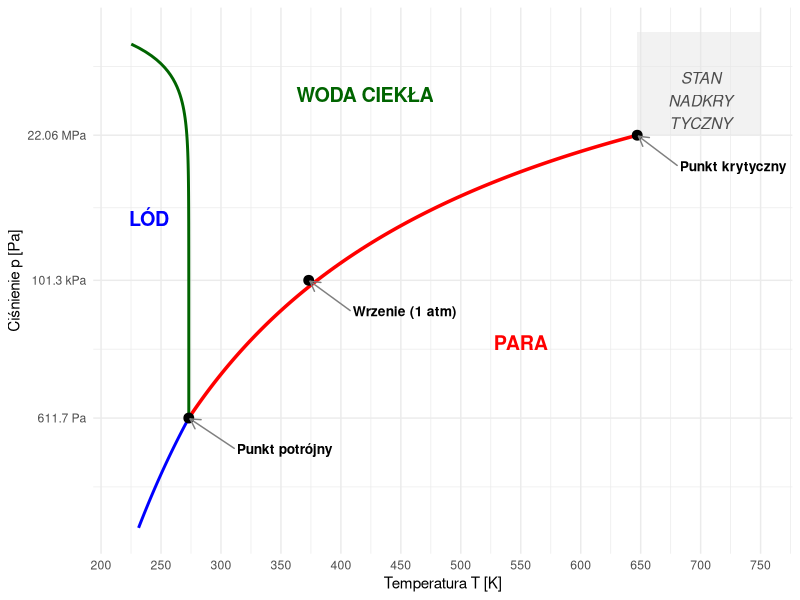
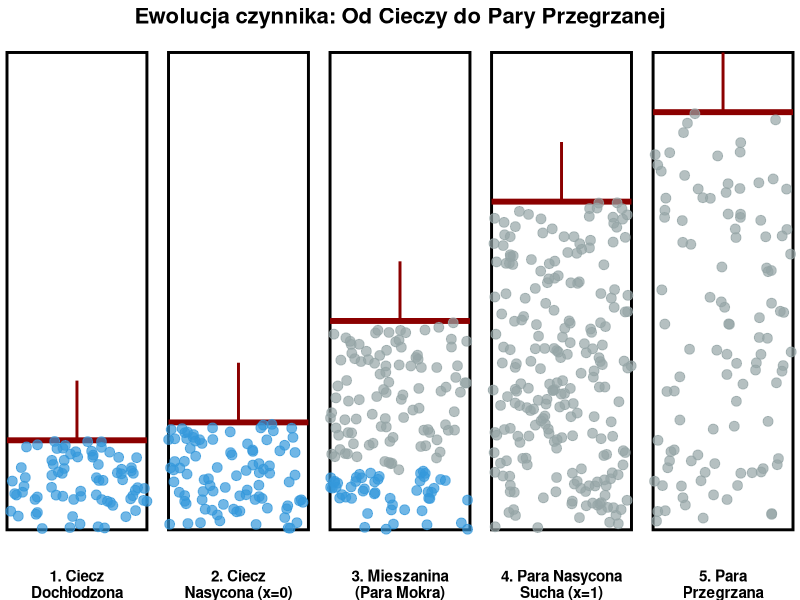
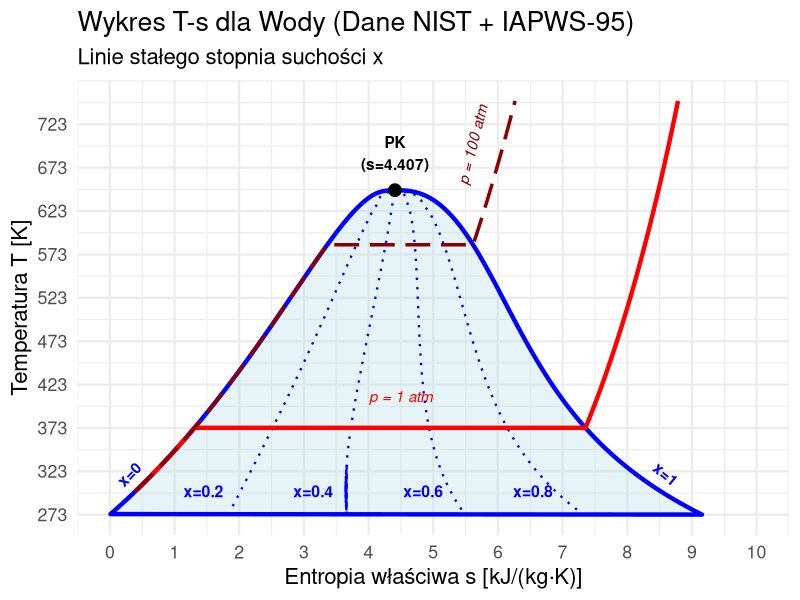

These figures' R source, in order:
## ---- chunk 1
#| echo: false
#| warning: false
#| message: false
library(ggplot2)
theme_set(theme_minimal(base_size = 18))
## ---- chunk 2
#| echo: false
#| warning: false
#| fig-width: 6
#| fig-height: 6
#| fig-align: center
library(ggplot2)
library(ggrepel)
# 1. Stałe termodynamiczne (SI)
T_tp <- 273.16        # K
P_tp <- 611.657       # Pa
T_c  <- 647.10        # K
P_c  <- 22.064e6      # Pa
P_atm <- 101325       # Pa
# 2. Funkcje krzywych (fizycznie spójne)

# Parowanie: ln(P/P_tp) = A * (1 - T_tp/T)
A_vap <- log(P_c / P_tp) / (1 - T_tp / T_c)
p_vap <- function(temp) P_tp * exp(A_vap * (1 - T_tp / temp))
# Sublimacja
A_sub <- 22.5 
p_sub <- function(temp) P_tp * exp(A_sub * (1 - T_tp / temp))

# Topnienie (anomalia: dT/dp < 0)
t_melt <- function(pres) T_tp - (7.4e-8 * (pres - P_tp))
# 3. Generowanie danych
df_vap  <- data.frame(T = seq(T_tp, T_c, length.out = 200))
df_vap$P <- p_vap(df_vap$T)
df_sub  <- data.frame(T = seq(220, T_tp, length.out = 100))
df_sub$P <- p_sub(df_sub$T)
p_m_seq <- exp(seq(log(P_tp), log(1e9), length.out = 100))
df_melt <- data.frame(T = t_melt(p_m_seq), P = p_m_seq)
# Punkty charakterystyczne
points <- data.frame(
  T = c(T_tp, T_c, 373.15),
  P = c(P_tp, P_c, P_atm),
  label = c("Punkt potrójny", "Punkt krytyczny", "Wrzenie (1 atm)")
)
 
# 4. Wykres
ggplot() +
  # Obszar nadkrytyczny (tło)
  annotate("rect", xmin = T_c, xmax = 750, ymin = P_c, ymax = 1e9, fill = "grey90", alpha = 0.5) +
  # Linie fazowe
  geom_line(data = df_sub, aes(x = T, y = P), color = "blue", size = 1) +
  geom_line(data = df_vap, aes(x = T, y = P), color = "red", size = 1.2) +
  geom_line(data = df_melt, aes(x = T, y = P), color = "darkgreen", size = 1) +
  # Punkty
  geom_point(data = points, aes(x = T, y = P), size = 3) +
  # Etykiety punktów (W dół i w lewo)
  geom_text_repel(data = points, aes(x = T, y = P, label = label),
                  nudge_x = 80, # Przesunięcie w prawo [K]
                  nudge_y = -0.5, # Przesunięcie w dół (w skali log10)
                  segment.color = "grey50",
                  arrow = arrow(length = unit(0.02, "npc")),
                  fontface = "bold", size = 3.5) +
  # Napisy obszarów (odsunięte od linii)
  annotate("text", x = 240, y = 1e6, label = "LÓD", size = 5, fontface = "bold", color = "blue") +
  annotate("text", x = 420, y = 1e8, label = "WODA CIEKŁA", size = 5, fontface = "bold", color = "darkgreen") +
  annotate("text", x = 550, y = 1e4, label = "PARA", size = 5, fontface = "bold", color = "red") +
  # FLUID NADKRYTYCZNY (tylko w dół względem poprzedniej pozycji)
  annotate("text", x = 700, y = 8e7, label = "STAN\nNADKRY\nTYCZNY", 
           fontface = "italic", color = "grey30", size = 4) +
  # Konfiguracja osi
  scale_y_log10(limits = c(10, 1e9), 
                breaks = c(P_tp, 101325, P_c),
                labels = c("611.7 Pa", "101.3 kPa", "22.06 MPa")) +
  scale_x_continuous(limits = c(220, 750), breaks = seq(200, 800, 50)) +
  labs(
       x = "Temperatura T [K]", y = "Ciśnienie p [Pa]") +
  theme_minimal() +
  theme(plot.title = element_text(face = "bold", size = 14))
## ---- chunk 3
#| fig-align: center
#| fig-height: 4
#| fig-width: 10
#| echo: false
#| warning: false

library(ggplot2)
library(dplyr)

# Tworzenie danych dla 5 stanów
states <- data.frame(
  State = factor(c("1. Ciecz\nDochłodzona", "2. Ciecz\nNasycona (x=0)", 
                   "3. Mieszanina\n(Para Mokra)", "4. Para Nasycona\nSucha (x=1)", 
                   "5. Para\nPrzegrzana"),
                 levels = c("1. Ciecz\nDochłodzona", "2. Ciecz\nNasycona (x=0)", 
                            "3. Mieszanina\n(Para Mokra)", "4. Para Nasycona\nSucha (x=1)", 
                            "5. Para\nPrzegrzana")),
  Piston_Height = c(1.5, 1.8, 3.5, 5.5, 7.0), # Wysokość tłoka
  Water_Level = c(1.5, 1.8, 1.0, 0, 0)        # Poziom cieczy
)

# Funkcja generująca cząsteczki (kropki) dla każdego stanu
generate_particles <- function(state_idx, n=50) {
  state_name <- levels(states$State)[state_idx]
  h_piston <- states$Piston_Height[state_idx]
  h_water <- states$Water_Level[state_idx]
  
  points <- data.frame()
  
  # Cząsteczki Wody (Niebieskie, gęsto upakowane na dole)
  if (h_water > 0) {
    water_pts <- data.frame(
      x = runif(n * h_water, 0, 1),
      y = runif(n * h_water, 0, h_water),
      type = "Ciecz",
      State = state_name
    )
    points <- rbind(points, water_pts)
  }
  
  # Cząsteczki Pary (Szare, rzadkie, powyżej wody)
  if (h_piston > h_water) {
    # Im wyższy stan, tym rzadsze cząsteczki (rozszerzalność)
    density_factor <- if(state_idx == 5) 0.3 else 0.8 
    
    vapor_pts <- data.frame(
      x = runif(n * (h_piston - h_water) * density_factor, 0, 1),
      y = runif(n * (h_piston - h_water) * density_factor, h_water, h_piston),
      type = "Para",
      State = state_name
    )
    points <- rbind(points, vapor_pts)
  }
  return(points)
}

all_particles <- do.call(rbind, lapply(1:5, generate_particles))

# Rysowanie
ggplot() +
  # --- ŚCIANKI CYLINDRA ---
  geom_rect(data = states, aes(xmin = 0, xmax = 1, ymin = 0, ymax = 8), 
            fill = NA, color = "black", size = 1) +
  
  # --- TŁOK (Linia pozioma) ---
  geom_segment(data = states, aes(x = 0, xend = 1, y = Piston_Height, yend = Piston_Height),
               size = 2, color = "darkred") +
  # Trzpień tłoka
  geom_segment(data = states, aes(x = 0.5, xend = 0.5, y = Piston_Height, yend = Piston_Height + 1),
               size = 1, color = "darkred") +
  
  # --- CZĄSTECZKI ---
  geom_point(data = all_particles, aes(x = x, y = y, color = type), size = 3, alpha = 0.7) +
  
  # --- FORMATOWANIE ---
  facet_wrap(~State, nrow = 1, strip.position = "bottom") +
  scale_color_manual(values = c("Ciecz" = "#3498db", "Para" = "#95a5a6")) +
  theme_void() +
  theme(
    strip.text = element_text(size = 11, face = "bold", margin = margin(t = 10)),
    legend.position = "none",
    plot.title = element_text(hjust = 0.5, face = "bold", size = 16)
  ) +
  labs(title = "Ewolucja czynnika: Od Cieczy do Pary Przegrzanej")
## ---- chunk 4
#| label: steam-dome
#| echo: false
#| fig-width: 12
#| fig-height: 9

library(ggplot2)

# Poprawne dane NIST (T [K], s_l, s_v)
# Tc = 647.1 K, sc = 4.412 kJ/kgK
nist_dense <- data.frame(
    T = c(
        0.01, 10.01, 20.01, 30.01, 40.01, 50.01, 60.01, 70.01, 80.01, 90.01, 100.01, 110.01,
        120.01, 130.01, 140.01, 150.01, 160.01, 170.01, 180.01, 190.01, 200.01, 210.01, 220.01,
        230.01, 240.01, 250.01, 260.01, 270.01, 280.01, 290.01, 300.01, 310.01, 320.01, 330.01,
        340.01, 350.01, 360.01, 370.01, 373.946
    ) + 273.15,
    s_l = c(
        -2.95E-13,
        0.15123,
        0.29663,
        0.43689,
        0.57254,
        0.70394,
        0.83142,
        0.95525,
        1.0757,
        1.193,
        1.3073,
        1.4189,
        1.528,
        1.6348,
        1.7393,
        1.8419,
        1.9427,
        2.0418,
        2.1393,
        2.2356,
        2.3306,
        2.4246,
        2.5178,
        2.6102,
        2.7021,
        2.7936,
        2.885,
        2.9766,
        3.0686,
        3.1613,
        3.2553,
        3.3511,
        3.4495,
        3.5519,
        3.6602,
        3.7785,
        3.9168,
        4.1114,
        4.407
    ),
    s_v = c(
        9.1555,
        8.8995,
        8.6658,
        8.4518,
        8.2554,
        8.0747,
        7.908,
        7.7539,
        7.6109,
        7.478,
        7.354,
        7.238,
        7.129,
        7.0263,
        6.9292,
        6.837,
        6.749,
        6.6649,
        6.584,
        6.5058,
        6.4301,
        6.3562,
        6.2839,
        6.2127,
        6.1422,
        6.072,
        6.0015,
        5.9303,
        5.8578,
        5.7833,
        5.7058,
        5.6243,
        5.5371,
        5.4421,
        5.3355,
        5.2109,
        5.0534,
        4.8008,
        4.407
    )
)

# Punkt Krytyczny
Tc <- 647.096
sc <- 4.407

# --- KOREKTA "UGIĘCIA" WIERZCHOŁKA ---
df_all <- data.frame(
    s = c(nist_dense$s_l, rev(nist_dense$s_v)),
    T = c(nist_dense$T, rev(nist_dense$T))
)
df_all <- df_all[order(df_all$s), ]

# Interpolacja splajnem T(s)
spline_dome <- spline(df_all$s, df_all$T, n = 1000)
df_dome <- data.frame(s = spline_dome$x, T = spline_dome$y)
df_dome$T[df_dome$T > Tc] <- Tc

# --- LINIE SUCHOSCI (x = 0.2, 0.4, 0.6, 0.8) ---
qualities <- c(0.2, 0.4, 0.6, 0.8)
df_quality_lines <- data.frame()
df_quality_labels <- data.frame()

for (x_val in qualities) {
    # Obliczamy s_x dla każdej temperatury z danych nist_dense
    s_x_vals <- nist_dense$s_l + x_val * (nist_dense$s_v - nist_dense$s_l)

    # Interpolacja gładka dla linii x
    spline_x <- spline(nist_dense$T, s_x_vals, xout = seq(min(nist_dense$T), Tc, length.out = 200))

    tmp_df <- data.frame(
        T = spline_x$x,
        s = spline_x$y,
        label = paste0("x=", x_val)
    )
    df_quality_lines <- rbind(df_quality_lines, tmp_df)

    # Pozycja etykiety (tuż nad osią s, np. T=290K)
    T_lbl <- 290
    s_lbl <- approx(nist_dense$T, s_x_vals, xout = T_lbl)$y

    df_quality_labels <- rbind(df_quality_labels, data.frame(
        x = s_lbl,
        y = T_lbl + 10, # Lekko nad punktem
        label = paste0("x=", x_val)
    ))
}


# --- Izobara 1 bar ---
spline_liq_T <- spline(nist_dense$T, nist_dense$s_l, xout = seq(300, 373.15, length.out = 50))
iso_1_liq <- data.frame(T = spline_liq_T$x, s = spline_liq_T$y)
iso_1_sat <- data.frame(T = c(373.15, 373.15), s = c(1.307, 7.354))
T_sup <- seq(373.15, 750, length.out = 50)
iso_1_sup <- data.frame(T = T_sup, s = 7.354 + 2.05 * log(T_sup / 373.15))
df_iso_1 <- rbind(iso_1_liq, iso_1_sat, iso_1_sup)

# --- Izobara 100 bar ---
T_sat_100 <- 584.15
sl_100 <- approx(nist_dense$T, nist_dense$s_l, xout = T_sat_100)$y
sv_100 <- approx(nist_dense$T, nist_dense$s_v, xout = T_sat_100)$y

iso_100_liq <- data.frame(T = seq(300, T_sat_100, length.out = 100))
iso_100_liq$s <- approx(df_all$T[df_all$s < sc], df_all$s[df_all$s < sc], xout = iso_100_liq$T)$y

iso_100_sat <- data.frame(T = c(T_sat_100, T_sat_100), s = c(sl_100, sv_100))
T_sup_100 <- seq(T_sat_100, 750, length.out = 50)
iso_100_sup <- data.frame(T = T_sup_100, s = sv_100 + 2.6 * log(T_sup_100 / T_sat_100))
df_iso_100 <- rbind(iso_100_liq, iso_100_sat, iso_100_sup)

ggplot() +
    # Wielokąt Kopuły
    geom_polygon(data = df_dome, aes(x = s, y = T), fill = "lightblue", alpha = 0.3, color = "blue", size = 1.5) +

    # Linie suchości
    geom_line(data = df_quality_lines, aes(x = s, y = T, group = label), color = "blue", linetype = "dotted", size = 0.8) +
    # Etykiety x (przy osi)
    geom_text(data = df_quality_labels, aes(x = x - 0.5, y = y, label = label), color = "blue", size = 4, fontface = "bold") +

    # Izobary
    geom_line(data = df_iso_1, aes(x = s, y = T), color = "red", size = 1.5) +
    annotate("text", x = 4.5, y = 410, label = "p = 1 atm", color = "red", fontface = "italic") +
    geom_line(data = df_iso_100, aes(x = s, y = T), color = "darkred", size = 1.2, linetype = "longdash") +
    annotate("text", x = 5.6, y = 700, label = "p = 100 atm", color = "darkred", fontface = "italic", angle = 76) +

    # Punkt Krytyczny
    annotate("point", x = sc, y = Tc, color = "black", size = 4) +
    annotate("text", x = sc, y = 690, label = paste0("PK\n(s=", round(sc, 3), ")"), fontface = "bold") +

    # x=0 / x=1
    annotate("text", x = 0.3, y = 320, label = "x=0", color = "blue", fontface = "bold", angle = 46) +
    annotate("text", x = 8.6, y = 320, label = "x=1", color = "blue", fontface = "bold", angle = -40) +
    scale_x_continuous(limits = c(0, 10), breaks = seq(0, 10, 1)) +
    scale_y_continuous(limits = c(273, 750), breaks = seq(273, 750, 50)) +
    theme_minimal(base_size = 16) +
    labs(
        x = "Entropia właściwa s [kJ/(kg·K)]", y = "Temperatura T [K]",
        title = "Wykres T-s dla Wody (Dane NIST + IAPWS-95)",
        subtitle = "Linie stałego stopnia suchości x"
    )
